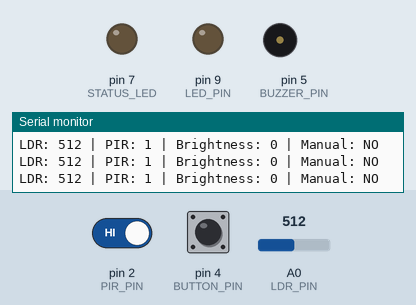
This sketch was run on a simulated Arduino Uno, built with avr-gcc and run on an emulated ATmega328P. Shown: output pins drawn as LEDs (lit = HIGH), buzzer (waves = sounding, pin HIGH), the last lines printed to the serial monitor. The test bench sets the inputs (shaded band); at power-on: A0 (LDR_PIN) = 512, pin 4 (BUTTON_PIN) HIGH, pin 2 (PIR_PIN) HIGH.

Above: at 1.2 s.
1.3 s: A0 (LDR_PIN) set to 584
4.3 s: A0 (LDR_PIN) set to 611
At 7.11 s:
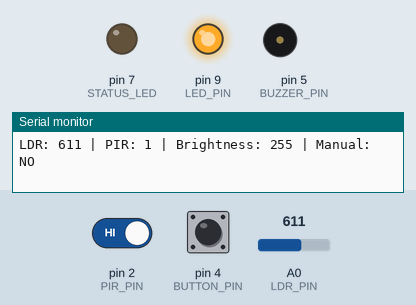
7.3 s: A0 (LDR_PIN) set to 0
At 8.0 s:
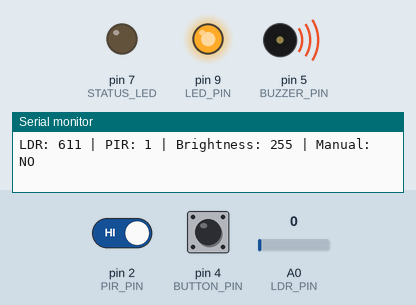
10.3 s: pin 4 (BUTTON_PIN) pulled LOW for 0.15 s
At 11.2 s:
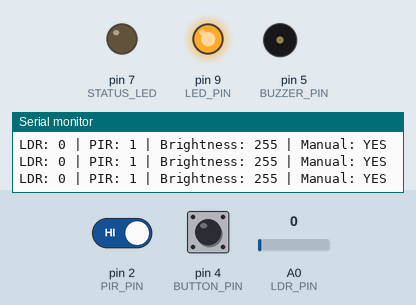
13.3 s: pin 4 (BUTTON_PIN) pulled LOW for 1 s
At 14.3 s:
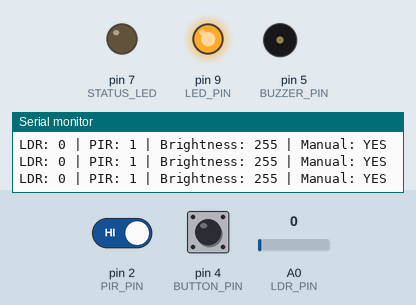
17.3 s: pin 2 (PIR_PIN) driven LOW and pin 4 (BUTTON_PIN) driven LOW
At 18.4 s:
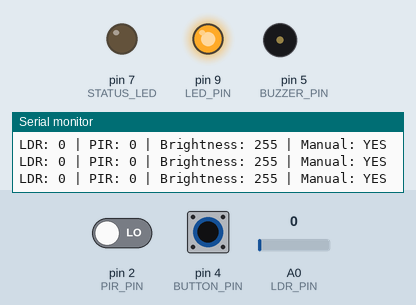
Timing chart, 0 to 20.3 s (numbered marks = the images above; inputs shaded):
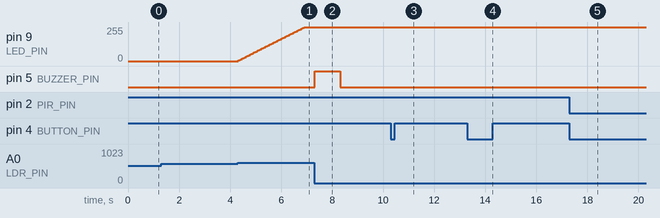

Measured:
- the behaviour switches between 600 and 601 on A0 (LDR_PIN) (found by bisection; images 0 and 1)
- after the input at 4.3 s, pin 9 (LED_PIN): moves from 0/255 to 255/255 over 2.6 s, starting at once
- after the input at 7.3 s, pin 5 (BUZZER_PIN): LOW → HIGH at once, → LOW 1.0 s later
- after the input at 10.3 s, pin 9 (LED_PIN): stays 255/255 (without the input it goes to 250/255 after 1.6 s)
- after the input at 13.3 s, pin 9 (LED_PIN): stays 255/255 (without the input it goes to 250/255 after 2.1 s)
- after the input at 17.3 s, pin 9 (LED_PIN): stays 255/255 (without the input it goes to 250/255 after 2.0 s)

The sketch:

Smart_Room.ino
```cpp
// Pin Definitions
const int LDR_PIN = A0;
const int PIR_PIN = 2;
const int LED_PIN = 9;
const int STATUS_LED = 7;
const int BUZZER_PIN = 5;
const int BUTTON_PIN = 4;

// Variables
int brightness = 0;
int fadeAmount = 5;
bool ledOn = false;
bool manualOverride = false;

unsigned long lastFadeTime = 0;
unsigned long ledOnTime = 0;
unsigned long noMotionSince = 0;
unsigned long currentMillis = 0;

unsigned long fadeInterval = 30;
unsigned long ledHoldTime = 5000;         // Keep LED ON for 5 sec after full brightness
unsigned long noMotionTimeout = 120000;   // 2 minutes auto shutoff

int lastPIR = LOW;
int lastLDRValue = 0;

void setup() {
  pinMode(LDR_PIN, INPUT);
  pinMode(PIR_PIN, INPUT);
  pinMode(LED_PIN, OUTPUT);
  pinMode(STATUS_LED, OUTPUT);
  pinMode(BUZZER_PIN, OUTPUT);
  pinMode(BUTTON_PIN, INPUT_PULLUP);

  Serial.begin(9600);
}

void loop() {
  currentMillis = millis();

  int ldrValue = analogRead(LDR_PIN);
  int pirValue = digitalRead(PIR_PIN);
  int buttonState = digitalRead(BUTTON_PIN);

  // Manual override if button is pressed
  if (buttonState == LOW) {
    manualOverride = true;
    brightness = 255;
    analogWrite(LED_PIN, brightness);
    ledOn = true;
    ledOnTime = currentMillis;
  }

  // LED fade-in on motion + darkness
  if (!manualOverride && ldrValue > 600 && pirValue == HIGH) {
    if (currentMillis - lastFadeTime > fadeInterval) {
      brightness = min(brightness + fadeAmount, 255);
      analogWrite(LED_PIN, brightness);
      lastFadeTime = currentMillis;
    }
    if (brightness == 255 && !ledOn) {
      ledOn = true;
      ledOnTime = currentMillis;
    }
  }

  // LED fade-out after delay
  if (ledOn && currentMillis - ledOnTime >= ledHoldTime) {
    if (currentMillis - lastFadeTime > fadeInterval) {
      brightness = max(brightness - fadeAmount, 0);
      analogWrite(LED_PIN, brightness);
      lastFadeTime = currentMillis;
    }
    if (brightness == 0) ledOn = false;
  }

  // Status LED glow when idle
  if (ldrValue < 600 || pirValue == LOW) {
    analogWrite(STATUS_LED, 30);
  } else {
    digitalWrite(STATUS_LED, LOW);
  }

  // Track motion status
  if (pirValue == LOW && lastPIR == HIGH) {
    noMotionSince = currentMillis;
  }
  lastPIR = pirValue;

  // Auto shutoff if no motion for 2 mins
  if (!manualOverride && pirValue == LOW && (currentMillis - noMotionSince > noMotionTimeout)) {
    brightness = 0;
    analogWrite(LED_PIN, 0);
    ledOn = false;
  }

  // Intrusion detection (light drop + motion)
  if ((lastLDRValue - ldrValue) > 500 && pirValue == HIGH) {
    digitalWrite(BUZZER_PIN, HIGH);
    delay(1000);
    digitalWrite(BUZZER_PIN, LOW);
  }

  lastLDRValue = ldrValue;

  // Serial monitor for debugging
  Serial.print("LDR: ");
  Serial.print(ldrValue);
  Serial.print(" | PIR: ");
  Serial.print(pirValue);
  Serial.print(" | Brightness: ");
  Serial.print(brightness);
  Serial.print(" | Manual: ");
  Serial.println(manualOverride ? "YES" : "NO");
}
```
